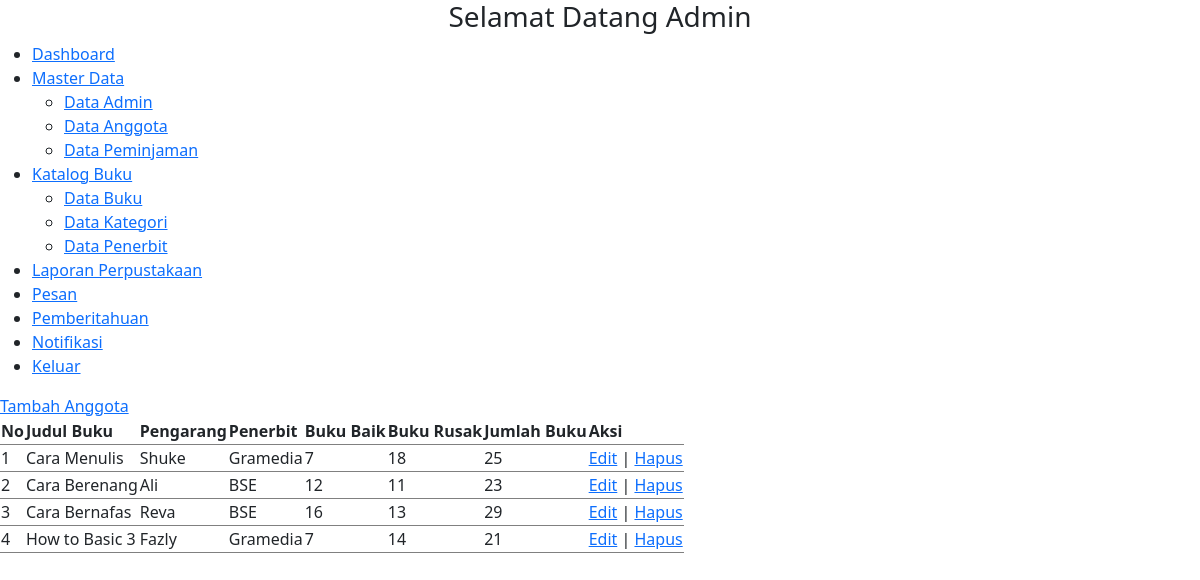
The app's page /admin/katalog_buku/data_buku/index.php with its own data.
### tables this page shows
CREATE TABLE `buku` (
  `id` int(11) NOT NULL,
  `judul` varchar(100) NOT NULL,
  `id_kategori` int(11) NOT NULL,
  `id_penerbit` int(11) NOT NULL,
  `tahun_terbit` year(4) NOT NULL,
  `isbn` char(20) NOT NULL,
  `j_buku_baik` int(100) NOT NULL,
  `j_buku_rusak` int(100) NOT NULL,
  `pengarang` varchar(100) NOT NULL
);

CREATE TABLE `penerbit` (
  `id` int(11) NOT NULL,
  `kode` varchar(100) NOT NULL,
  `nama` varchar(100) NOT NULL,
  `verif` varchar(100) NOT NULL DEFAULT 'Verified'
);

### class/Database.php (called while the page is built, shortened)
<?php
class Database{
    private $server = "localhost";
    private $username = "root";
    private $password = "";
    private $database = "db_perpus";
    public function __construct(){
        $this->db = mysqli_connect($this->server, $this->username, $this->password, $this->database);
    }
}
?>

### class/Buku.php (called while the page is built, shortened)
<?php
include_once("Database.php");
class Buku extends Database
{
    public function all()
    {
        $sql = "SELECT buku.id, buku.judul, buku.pengarang, penerbit.nama as penerbit, buku.j_buku_baik, buku.j_buku_rusak, buku.j_buku_baik + buku.j_buku_rusak as jumlah from buku, penerbit where buku.id_penerbit = penerbit.id";
        return $this->db->query($sql)->fetch_all(MYSQLI_ASSOC);
    }
}

### admin/katalog_buku/data_buku/index.php (the view, shortened to what this page needs)
<?php
include_once("../../../class/Buku.php");
$buku = new Buku;
$data_buku = $buku->all();
?>
<!DOCTYPE html>
<html lang="en">
<head>
    <?php include_once("../../../partials/t_script_js.php") ?>
</head>
<body>
    <?php include("../../..//partials/sidebar_admin.php") ?>
    <div class="tambah">
        <a href="tambah.php">Tambah Anggota</a>
    </div>
    <div class="table">
        <table id="jquery-tab">
            <thead>
                <tr>
                    <th>No</th>
                    <th>Judul Buku</th>
                    <th>Pengarang</th>
                    <th>Penerbit</th>
                    <th>Buku Baik</th>
                    <th>Buku Rusak</th>
                    <th>Jumlah Buku</th>
                    <th>Aksi</th>
                </tr>
            </thead>
            <tbody>
                <?php foreach ($data_buku as $key => $b) : ?>
                    <tr>
                        <td><?= $key + 1 ?></td>
                        <td><?= $b["judul"] ?></td>
                        <td><?= $b["pengarang"] ?></td>
                        <td><?= $b["penerbit"] ?></td>
                        <td><?= $b["j_buku_baik"] ?></td>
                        <td><?= $b["j_buku_rusak"] ?></td>
                        <td><?= $b["jumlah"] ?></td>
                        <td>
                            <a href="edit.php?id=<?= $b["id"] ?>">Edit</a> |
                            <a href="hapus.php?id=<?= $b["id"] ?>">Hapus</a>
                        </td>
                    </tr>
                <?php endforeach ?>
            </tbody>
        </table>
    </div>
</body>
</html>

### records on screen
buku: judul "Cara Menulis", pengarang "Shuke", id_penerbit.nama "Gramedia", j_buku_baik "7", j_buku_rusak "18", jumlah "25"
buku: judul "Cara Berenang", pengarang "Ali", id_penerbit.nama "BSE", j_buku_baik "12", j_buku_rusak "11", jumlah "23"
buku: judul "Cara Bernafas", pengarang "Reva", id_penerbit.nama "BSE", j_buku_baik "16", j_buku_rusak "13", jumlah "29"
buku: judul "How to Basic 3", pengarang "Fazly", id_penerbit.nama "Gramedia", j_buku_baik "7", j_buku_rusak "14", jumlah "21"
